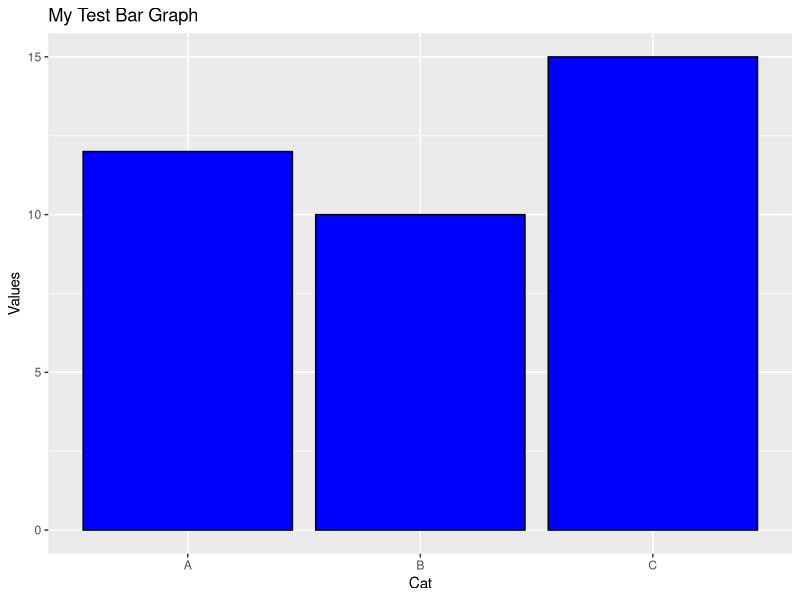

Recreate this plot in R.
print(Sys.Date())
library(ggplot2)

help(package = "ggplot2")

mySum <- 3 + 4
print(mySum)

mydf <- data.frame("Cat" = c("A", "B", "C"), Values = c(12, 10, 15))

my_graph <- ggplot(data = mydf, aes(x = Cat, y = Values)) +
    geom_bar(stat = "identity", color = "#000000", fill = "blue") +
    ggtitle("My Test Bar Graph")
